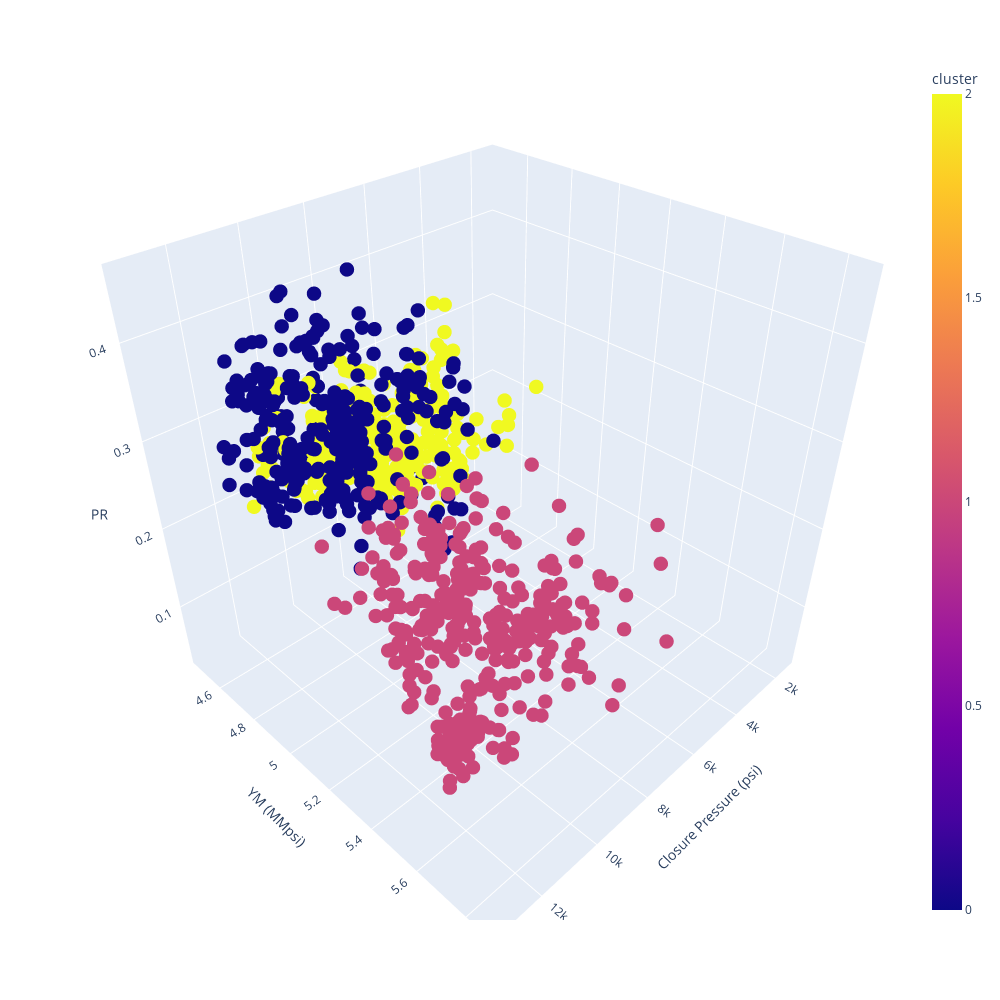

Notebook cell for this chart:
### Code cell
# 1. import necessary modules
from sklearn.mixture import GaussianMixture
from sklearn.preprocessing import StandardScaler
from sklearn.metrics import silhouette_score
from sklearn.pipeline import Pipeline

# 2. preprocess data
scaler = StandardScaler()
data_scaled = scaler.fit_transform(df)
df_scaled = pd.DataFrame(data_scaled, columns=df.columns)

# 3. instantiate the model
gmm = GaussianMixture(n_components=3)

# 4. fit the model
gmm.fit(df_scaled)

# 5. predict the clusters
df['cluster'] = gmm.predict(df_scaled)

# visualize the data
fig = px.scatter_3d(df, x='Closure Pressure (psi)', y='YM (MMpsi)', z='PR', color='cluster')
fig.update_traces(marker=dict(size=5))
fig.update_layout(width=1000, height=1000)
fig.show()

### Figure 1 — Plotly figure (JSON) as saved in the notebook; plotly's stock layout.template omitted (floating-point values rounded to 4 significant figures; data arrays with more than 128 entries replaced by an {"elided": "..."} marker saying what was removed)
{"data": [{"hovertemplate": "Closure Pressure (psi)=%{x}<br>YM (MMpsi)=%{y}<br>PR=%{z}<br>cluster=%{marker.color}<extra></extra>", "legendgroup": "", "marker": {"color": {"elided": "1007 int values"}, "coloraxis": "coloraxis", "size": 5, "symbol": "circle"}, "mode": "markers", "name": "", "scene": "scene", "showlegend": false, "type": "scatter3d", "x": {"elided": "1007 float values"}, "y": {"elided": "1007 float values"}, "z": {"elided": "1007 float values"}}], "layout": {"coloraxis": {"colorbar": {"title": {"text": "cluster"}}, "colorscale": [[0, "#0d0887"], [0.1111, "#46039f"], [0.2222, "#7201a8"], [0.3333, "#9c179e"], [0.4444, "#bd3786"], [0.5556, "#d8576b"], [0.6667, "#ed7953"], [0.7778, "#fb9f3a"], [0.8889, "#fdca26"], [1, "#f0f921"]]}, "height": 1000, "legend": {"tracegroupgap": 0}, "margin": {"t": 60}, "scene": {"domain": {"x": [0, 1], "y": [0, 1]}, "xaxis": {"title": {"text": "Closure Pressure (psi)"}}, "yaxis": {"title": {"text": "YM (MMpsi)"}}, "zaxis": {"title": {"text": "PR"}}}, "width": 1000}}
